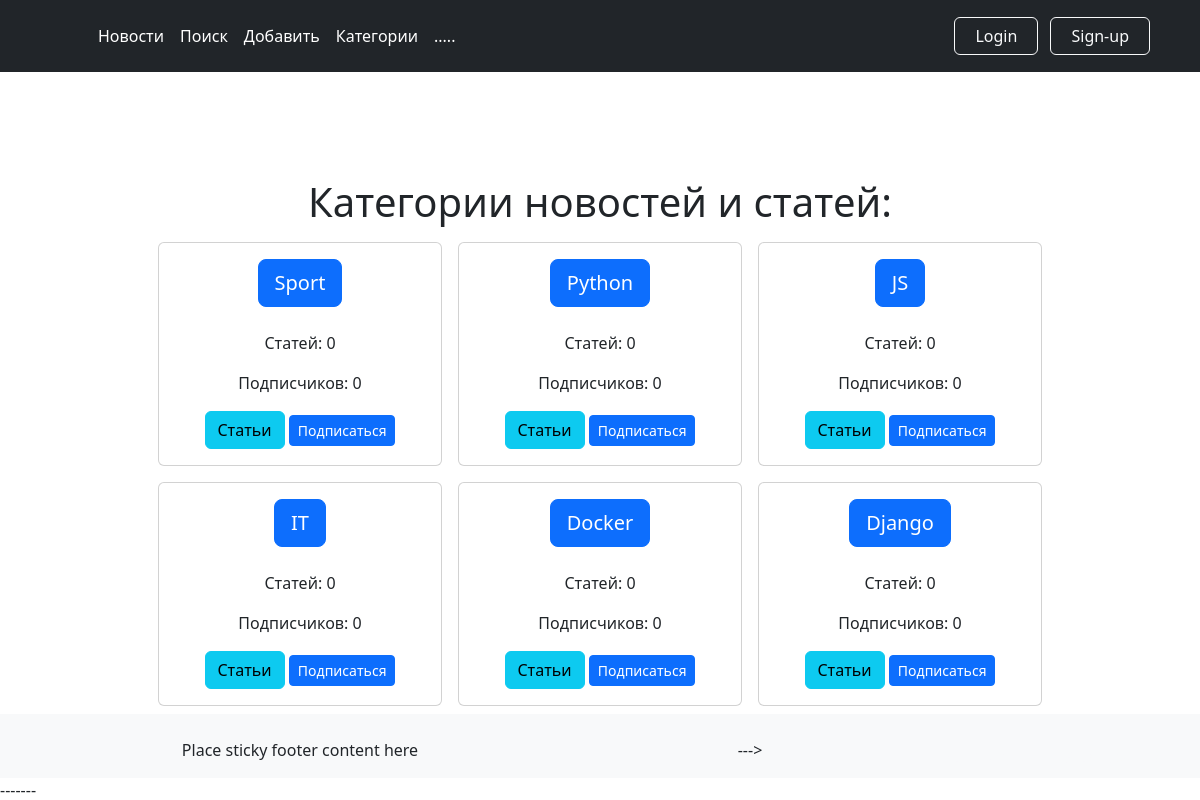
Page /categories/ on the committed database.
### news/models.py (models this page shows, shortened)
class Category(models.Model):
    name = models.CharField(max_length=64, unique=True)
    subscribers = models.ManyToManyField(User, blank=True)

### news/views.py (the view)
# urls.py: path('categories/', CategoriesListView.as_view(), name='categories'),
class CategoriesListView(ListView):
    model = Category
    template_name = 'news/categories.html'
    context_object_name = 'categories'
    ordering = ['-name']
    def get_context_data(self, **kwargs):
        context = super().get_context_data(**kwargs)
        context['is_not_authors'] = not self.request.user.groups.filter(name='authors').exists()
        return context

### news/templates/news/categories.html (shortened to what this page needs)
{% extends 'layout/default.html' %}
{% load custom_filters %}
{% block content %}
    <h1 align="center">Категории новостей и статей:</h1>
    <div class="d-flex justify-content-center flex-wrap">
        {% for category in categories %}
            <div class="w-30 p-2 col-sm-4" style="width: 300px">
                <div class="card">
                    <div class="card-body">
                        <a href="{% url 'news:category_detail' category.pk %}" class="btn btn-primary btn-lg">{{ category.name }}</a>
                        <br><br>
                        <p class="card-text"> Статей: {{ category.post_set.count }}</p>
                        <p class="card-text"> Подписчиков: {{ category.subscribers.count }}</p>
                        <a href="{% url 'news:category_detail' category.pk %}" class="btn btn-info">Статьи</a>
                        {% if user not in category.subscribers.filter %}
                            <a href="{% url 'news:subscribe' category.pk %}" class="btn btn-primary btn-sm">Подписаться</a>
                        {% else %}
                            <a href="{% url 'news:unsubscribe' category.pk %}" class="btn btn-secondary btn-sm">Отписаться</a>
                        {% endif %}
                    </div>
                </div>
            </div>
        {% endfor %}
    </div>
{% endblock content %}

### templates/layout/default.html (shortened to what this page needs)
{% load static %}
<!DOCTYPE html>
<html lang="en">
<head>
    <link href="https://cdn.jsdelivr.net/npm/bootstrap@5.2.3/dist/css/bootstrap.min.css" rel="stylesheet">
    <link rel="stylesheet" href="https://cdnjs.cloudflare.com/ajax/libs/font-awesome/5.15.4/css/all.min.css">
    <link href="{% static 'css/styles.css' %}" rel="stylesheet"/>
</head>
<body class="d-flex flex-column min-vh-100">
<div class="wrapper flex-grow-1">
    {% include './parts/header.html' %}
    <div class="container content">
        <div class="text-center mt-5">
            {% block content %}
            {% endblock content %}
        </div>
    </div>
    {% include './parts/footer.html' %}
 -------
</div>
</body>
</html>

### templates/layout/parts/header.html
<header class="p-3 text-bg-dark fixed-top">
    <div class="container">
        <div class="d-flex flex-wrap align-items-center justify-content-center justify-content-lg-start">
            <a href="/" class="d-flex align-items-center mb-2 mb-lg-0 text-white text-decoration-none">
                <svg class="bi me-2" width="40" height="32" role="img" aria-label="Bootstrap">
                    <use xlink:href="#bootstrap"/>
                </svg>
            </a>
            <ul class="nav col-12 col-lg-auto me-lg-auto mb-2 justify-content-center mb-md-0">
                <li><a href="/news/" class="nav-link px-2 text-white">Новости</a></li>
                <li><a href="/news/search/" class="nav-link px-2 text-white">Поиск</a></li>
                <li><a href="/news/add/" class="nav-link px-2 text-white">Добавить</a></li>
                <li><a href="/news/categories/" class="nav-link px-2 text-white">Категории</a></li>
                <li><a href="#" class="nav-link px-2 text-white">.....</a></li>
            </ul>
            <div class="text-end">
                {% if user.is_authenticated %}
                    <button type="button" class="btn btn-outline-light me-2">
                        <a href="{% url 'sign:logout' %}" class="nav-link px-2 text">Logout</a>
                    </button>
                    <button type="button" class="btn btn-info" disabled>
                    {{ user.username }}
                    </button>
                    {% if is_not_authors %}
                        <a class="btn btn-info" href="{% url 'sign:getauthor' %}">
                            Хочу стать автором!
                        </a>
                    {% else %}
                        <button type="button" class="btn btn-info" disabled>
                            Вы являетесь автором
                        </button>
                    {% endif %}
                {% else %}
                    <button type="button" class="btn btn-outline-light me-2">
                        <a href="/accounts/login/" class="nav-link px-2">Login</a>
                    </button>
                    <button type="button" class="btn btn-outline-light me-2">
                        <a href="/accounts/signup/" class="nav-link px-2">Sign-up</a>
                    </button>
                {% endif %}
            </div>
        </div>
    </div>
</header>

### templates/layout/parts/footer.html
<footer class="page-footer font-small blue pt-4 bg-light">
    <div class="container-fluid text-center text-md-left">
        <div class="row">
            <div class="col-md-6 mt-md-0 mt-4">
                <p>Place sticky footer content here</p>
            </div>
            <div class="col-md-3 mb-md-0 mb-3">
                <p>---></p>
            </div>
            {% if user.is_authenticated %}
                <div class="col-md-3 mb-md-0 mb-3">
                    <button type="button" class="btn btn-outline-light me-2">
                        <a href="{% url 'sign:logout' %}" class="nav-link px-2 text">Logout</a>
                    </button>
                </div>
            {% else %}
                <div class="col-md-3 mb-md-0 mb-3">
                    <button type="button" class="btn btn-outline-light me-2">
                        <a href="{% url 'sign:login' %}" class="nav-link px-2">Login(Old)</a>
                    </button>
                    <button type="button" class="btn btn-outline-light me-2">
                        <a href="{% url 'sign:signup' %}" class="nav-link px-2 text">Sign-up(Old)</a>
                    </button>
                </div>
            {% endif %}
        </div>
    </div>
</footer>

### static/css/styles.css (style rules this page uses)
* { margin: 0; padding: 0; }
html, body { height: 100%; }
.wrapper { display: flex; flex-direction: column; height: 100%; }
.content { flex: 1 0 auto; margin-top: 130px; }

### rows in the picture
Category: name "Sport", post_set.count "0", subscribers.count "0", shows "Подписаться"
Category: name "Python", post_set.count "0", subscribers.count "0", shows "Подписаться"
Category: name "JS", post_set.count "0", subscribers.count "0", shows "Подписаться"
Category: name "IT", post_set.count "0", subscribers.count "0", shows "Подписаться"
Category: name "Docker", post_set.count "0", subscribers.count "0", shows "Подписаться"
Category: name "Django", post_set.count "0", subscribers.count "0", shows "Подписаться"
